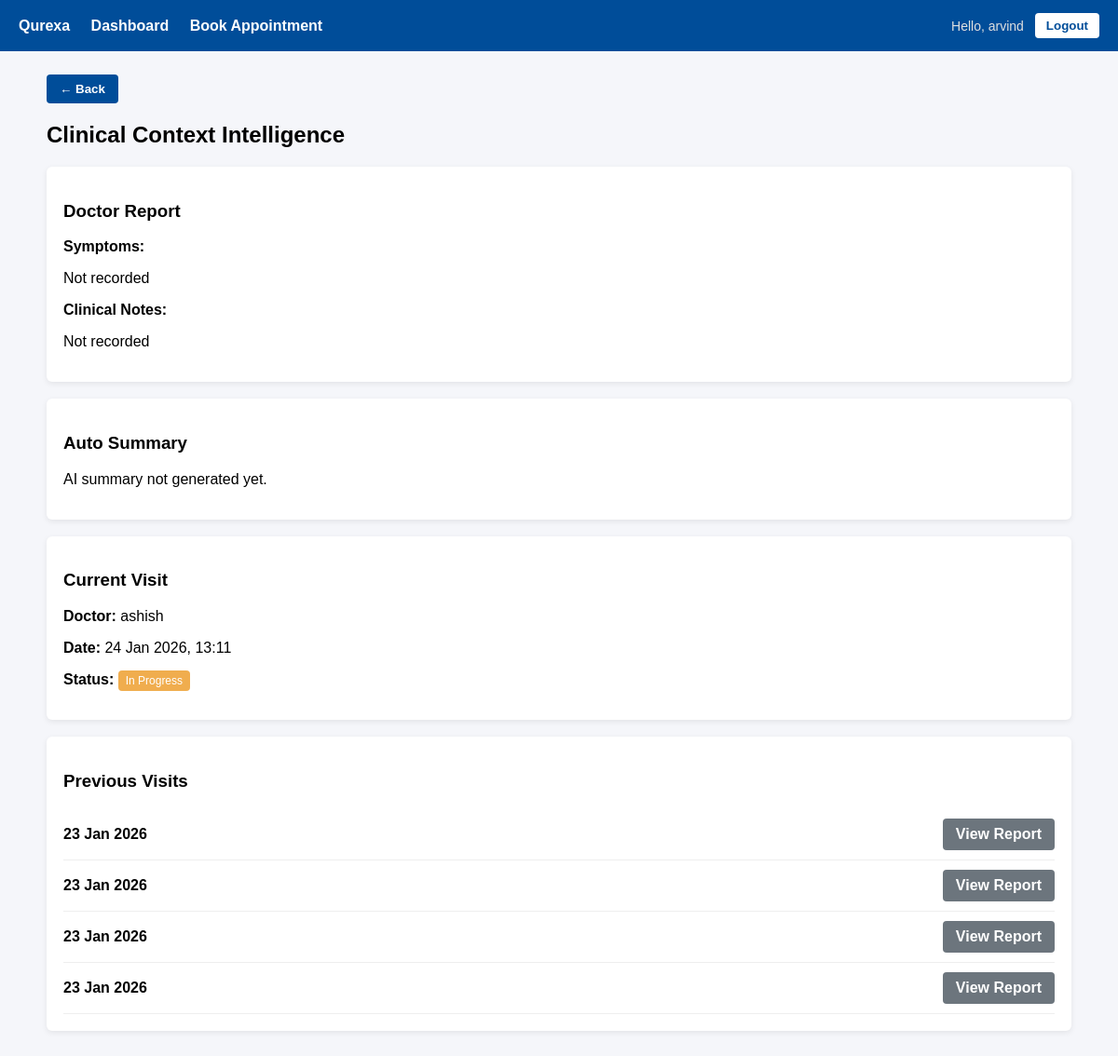
The app's page /records/visit/5/context/ (signed in), older data.
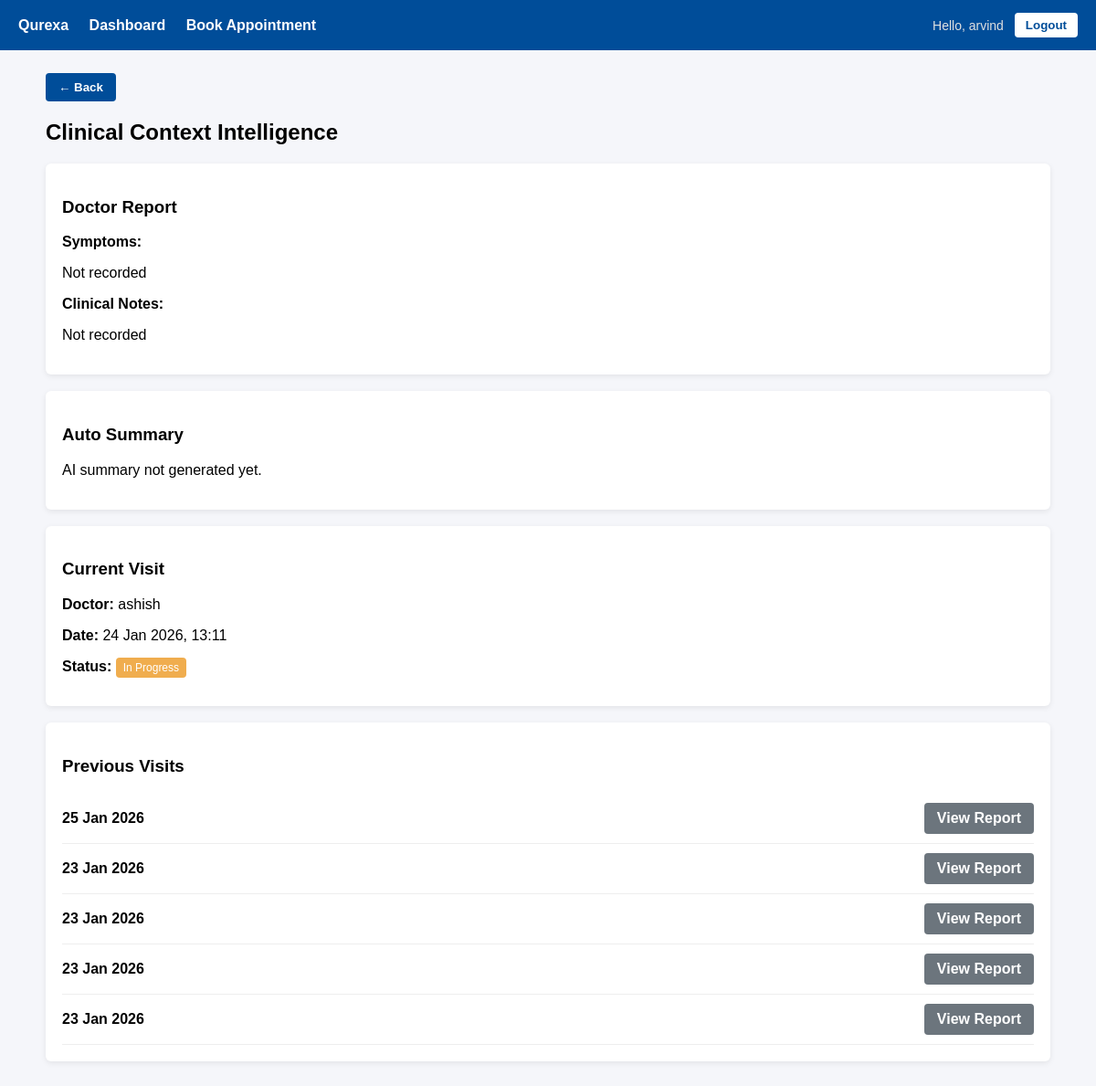
The same page, newer data.
### records/models.py (models this page shows, shortened)
class Visit(models.Model):
    appointment = models.OneToOneField(
        Appointment,
        on_delete=models.CASCADE,
        limit_choices_to={'status': 'COMPLETED'}
    )
    patient = models.ForeignKey(Patient, on_delete=models.CASCADE, editable=False)
    doctor = models.ForeignKey(Doctor, on_delete=models.CASCADE, editable=False)
    symptoms = models.TextField(blank=True)
    clinical_notes = models.TextField(blank=True)
    ai_summary = models.TextField(blank=True)
    is_finalized = models.BooleanField(default=False)
    created_at = models.DateTimeField(auto_now_add=True)
    def previous_visits(self):
        return Visit.objects.filter(
            patient=self.patient
        ).exclude(id=self.id).order_by('-created_at')

### records/views.py (the view, shortened to what this page needs)
# urls.py: path('visit/<int:visit_id>/context/', visit_context, name='visit_context'),
@login_required
def visit_context(request, visit_id):
    visit = get_object_or_404(Visit, id=visit_id)
    if request.user.role == 'DOCTOR':
        if visit.doctor.user != request.user:
            return HttpResponseForbidden("Not your patient")
    elif request.user.role == 'PATIENT':
        if visit.patient.user != request.user:
            return HttpResponseForbidden("Access denied")
    else:
        return HttpResponseForbidden("Unauthorized")
    previous_visits = visit.previous_visits()
    return render(
        request,
        'records/visit_context.html',
        {
            'visit': visit,
            'previous_visits': previous_visits,
        }
    )

### templates/records/visit_context.html
{% extends "base.html" %}
{% block content %}
<button onclick="history.back()" class="btn btn-outline-primary mb-3">
    ← Back
</button>
<h2 class="page-title">Clinical Context Intelligence</h2>
<div class="card">
    <h3>Doctor Report</h3>
    {% if user.role == "DOCTOR" %}
        {% if not visit.is_finalized %}
            <form method="post">
                {% csrf_token %}
                <div class="form-row">
                    <div class="form-group">
                        <label>Symptoms</label>
                        <textarea name="symptoms" rows="4">{{ visit.symptoms }}</textarea>
                    </div>
                    <div class="form-group">
                        <label>Clinical Notes</label>
                        <textarea name="clinical_notes" rows="4">{{ visit.clinical_notes }}</textarea>
                    </div>
                </div>
                <div class="action-row">
                    <button type="submit" name="save" class="btn btn-primary">
                        Save Notes
                    </button>
                    <button type="submit" name="generate_ai" class="btn btn-secondary">
                        Generate AI Summary
                    </button>
                    <button type="submit" name="finalize" class="btn btn-danger">
                        Finalize Visit
                    </button>
                </div>
            </form>
        {% else %}
            <p><strong>Symptoms:</strong></p>
            <p>{{ visit.symptoms|default:"Not recorded" }}</p>
            <p><strong>Clinical Notes:</strong></p>
            <p>{{ visit.clinical_notes|default:"Not recorded" }}</p>
            <p class="text-muted">
                This visit is finalized and cannot be edited.
            </p>
        {% endif %}
    {% else %}
        <p><strong>Symptoms:</strong></p>
        <p>{{ visit.symptoms|default:"Not recorded" }}</p>
        <p><strong>Clinical Notes:</strong></p>
        <p>{{ visit.clinical_notes|default:"Not recorded" }}</p>
    {% endif %}
</div>
<div class="card">
    <h3>Auto Summary</h3>
    {% if visit.ai_summary %}
        <p class="ai-summary">{{ visit.ai_summary }}</p>
    {% else %}
        <p class="text-muted">AI summary not generated yet.</p>
    {% endif %}
</div>
<div class="card">
    <h3>Current Visit</h3>
    <p><strong>Doctor:</strong> {{ visit.doctor.user.username }}</p>
    <p><strong>Date:</strong> {{ visit.created_at|date:"d M Y, H:i" }}</p>
    <p>
        <strong>Status:</strong>
        {% if visit.is_finalized %}
            <span class="badge badge-completed">Completed</span>
        {% else %}
            <span class="badge badge-pending">In Progress</span>
        {% endif %}
    </p>
</div>
<div class="card">
    <h3>Previous Visits</h3>
    {% if previous_visits %}
        <ul class="visit-list">
            {% for v in previous_visits %}
                <li class="visit-item">
                    <span class="visit-date">
                        {{ v.created_at|date:"d M Y" }}
                    </span>
                    <a class="btn btn-sm btn-secondary"
                       href="/records/visit/{{ v.id }}/context/">
                        View Report
                    </a>
                </li>
            {% endfor %}
        </ul>
    {% else %}
        <p class="text-muted">No previous visits available.</p>
    {% endif %}
</div>
{% endblock %}

Row changes from the older to the newer data that the page shows:
added Visit: created_at "25 Jan 2026"
